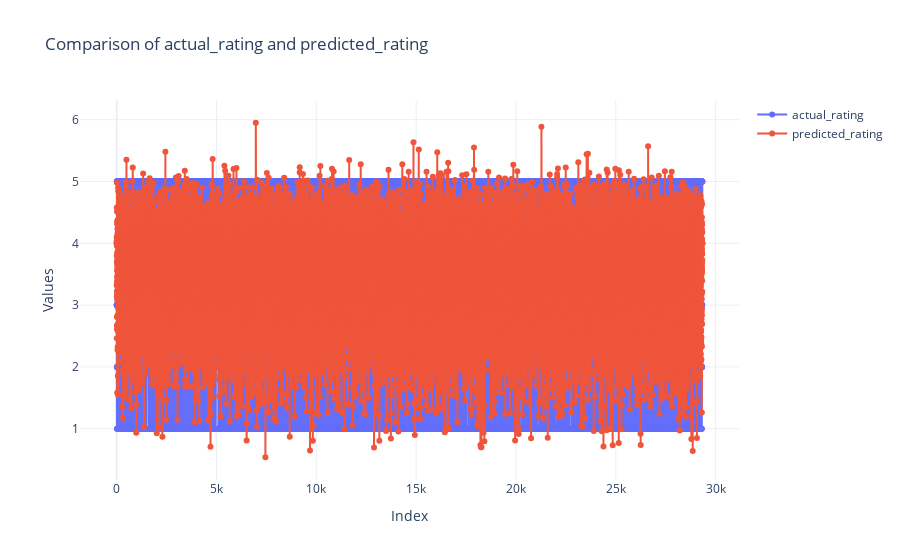

Source (notebook cell):
### Markdown cell above
## Visualizing the Actual V/S Predicted Ratings

### Code cell
import pandas as pd
import plotly.graph_objects as go

# Load the CSV file
csv_file_path = '/Users/salmanmohamm3d/Desktop/Sem 3/Social M A/Final Project/hybrid_model_predictions.csv' 
df = pd.read_csv(csv_file_path)

# Specify the columns you want to compare

column1 = 'actual_rating' 
column2 = 'predicted_rating'  

# Create a scatter plot to compare the two columns
fig = go.Figure()

# Add traces for both columns
fig.add_trace(go.Scatter(x=df.index, y=df[column1], mode='lines+markers', name=column1))
fig.add_trace(go.Scatter(x=df.index, y=df[column2], mode='lines+markers', name=column2))

# Customize the layout
fig.update_layout(
    title=f"Comparison of {column1} and {column2}",
    xaxis_title="Index",
    yaxis_title="Values",
    template="plotly_white"
)

# Show the plot
fig.show()

### Figure 1 — Plotly figure (JSON) as saved in the notebook; plotly's stock layout.template omitted (floating-point values rounded to 4 significant figures; data arrays with more than 128 entries replaced by an {"elided": "..."} marker saying what was removed)
{"data": [{"mode": "lines+markers", "name": "actual_rating", "type": "scatter", "x": {"elided": "29336 int values"}, "y": {"elided": "29336 int values"}}, {"mode": "lines+markers", "name": "predicted_rating", "type": "scatter", "x": {"elided": "29336 int values"}, "y": {"elided": "29336 float values"}}], "layout": {"autosize": true, "title": {"text": "Comparison of actual_rating and predicted_rating"}, "xaxis": {"autorange": true, "range": [-1790.0, 31130.0], "title": {"text": "Index"}, "type": "linear"}, "yaxis": {"autorange": true, "range": [0.09167, 6.397], "title": {"text": "Values"}, "type": "linear"}}}
